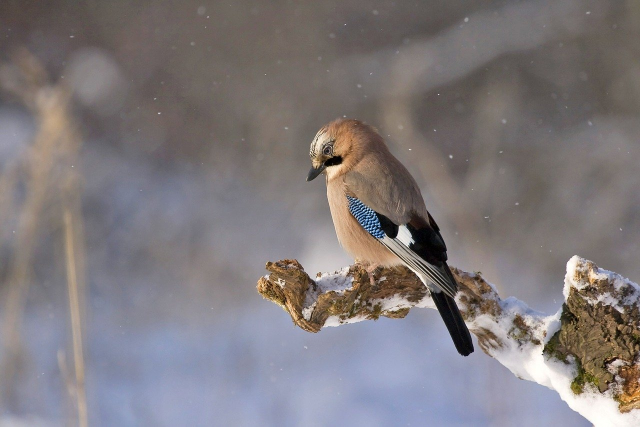
#> input picture 3COURSE/1SEM/cv/task4/data/1.jpg, 1280 x 853 px, found by its file name (shown at 1/2 size)
$ jupyter execute Week4_2023.ipynb   (shell and % lines are left out)
#> lines starting #> are read from the running program, lines starting #| are printed output that depends on the picture; after the words box and inside, x2 and y2 are one past the last pixel; in counts of white or black regions, pixels touching at a corner belong together; long printed decimals are rounded
В этом блокноте мы обсудим частотное представление изображений. Кроме того, мы увидим, как преобразования в частотной области меняют исходное изображение.

[cell 1]
import numpy as np
import cv2
from matplotlib import pyplot as plt
import matplotlib as mpl
#mpl.rcParams['figure.dpi'] = 300

# **Преобразование Фурье в Python и фильтрация в чатотной области**

Начнем с того, что научимся осуществлять дикретное преобразование Фурье средствами Python.

Для начала считаем черно-белое изображение и выведем его на экран. Если исходное изображение оказывается цветным, то придется работать с каждым его каналом отдельно.

[cell 2]
img = cv2.imread(r'data\1.jpg')
#> img is the input picture: shape (853, 1280, 3); mean B, G, R 124, 121.7, 127.4
img = cv2.cvtColor(img, cv2.COLOR_BGR2GRAY)
#> img: shape (853, 1280)
plt.imshow(img, cmap = 'gray')

Проведем преобразование Фурье и визуализируем результат. Двумерное дискретное преобразование Фурье (на самом деле — быстрое преобразование Фурье или fast Fourier transform) в библиотеке `numpy` может быть выполнено с использованием функции `np.fft.fft2()`, аргументом которой служит исходное изображение.

[cell 3]
f = np.fft.fft2(img)
print(f[322, 597])
#| (-1209.399+266.1080662698812j)

[cell 4]
f.shape
#> Out = (853, 1280)

В результатемы получаем двумерную матрицу того же размера, что и матрица, отвечающая исходному изображению, элементы которой теперь, вообще говоря, комплексные.

Для удобства визуализации (что общепринято), переместим компоненту, отвечающую нулевой частоте (`f[0][0]`), в центр. Это можно сделать автоматичеки, используя функцию `np.fft.fftshift()`, аргументом которой служит полученное ранее преобразование Фурье `f`. Легко проверить, что так как изображение имеет размеры $1200 \times 1600$, то `fshift[600][800] = f[0][0]`.

[cell 5]
fshift = np.fft.fftshift(f)
print(fshift[426][640] == f[0][0])
#| True

Для визуализации преобразования Фурье, заменим все элементы матрицы их модулями — амплитудами. И...

[cell 6]
magnitude_spectrum = np.abs(fshift)
plt.imshow(magnitude_spectrum, cmap = 'gray')

Ничего не видно, кроме некоторого белого вкрапления посередине. Все дело в том, что различие в значениях амплитуд очень велико.

[cell 7]
print('min:', np.min(magnitude_spectrum), 'max:', np.max(magnitude_spectrum))
#| min: 4.204 max: 134983869.0
print(magnitude_spectrum[600][800])
#| 4519.935

Отметим отдельно, что максимальная амплитуда отвечает нулевой частоте (в центре смещенного преобразования Фурье). Применим логарифмическое шкалирование (общепринятный стандартный прием при визуализации преобразования Фурье). Сами преобразования могут несколько отличатья, но это не будет давать существенных различий при визуализации. Единица под логарифмом добавлена для того, чтобы избежать очень маленьких значений логарифма, когда его аргумент близок к $0$ (хотя в нашей ситуации такого не будет, что видно из выведенного выше значения `min`).

[cell 8]
magnitude_spectrum = np.log(1+np.abs(fshift))
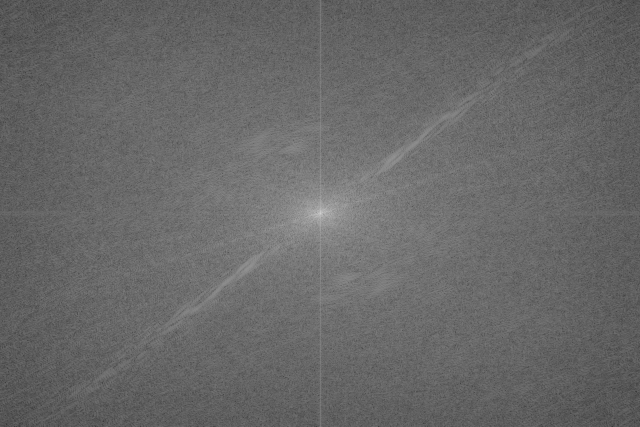
#> magnitude_spectrum: shape (853, 1280) float64 (shown at 1/2 size); min 1.65, max 18.72, mean 8.62; drawn with min black and max white
plt.imshow(magnitude_spectrum, cmap = 'gray')

Итак, что мы видим на полученной картинке? Чем светлее точка — тем больше у нее амплитуда, то есть тем больше информации она несет. Чем дальше мы удаляемся от центра — тем  выше частота. Светлые регионы отвечают более низким частотам, а темные — более высоким. Мы видим, что в общем и целом низкие частоты несут больше информации, чем высокие.

За что отвечает частота? Высокие частоты отвечают за резкие изменения яркости пикселей, а низкие, наоборот, за плавные изменения яркости пикселей.

[cell 9]
min = np.min(magnitude_spectrum)
#> min = 1.65
max = np.max(magnitude_spectrum)
#> max = 18.72
print(f"max - min = {max-min}")
#| max - min = 17.071
print(magnitude_spectrum[426][640])
#| 18.721

Давайте теперь попробуем убрать основные низкие частоты — занулим их амплитуду, присвоив всем элементам матрицы `fshift`, близким к центру, значение $0$.

[cell 10]
fshift[426 -  40 : 426 + 40, 640-40 : 640 + 50] = 0
fshift[426][640] = 0
print()
magnitude_spectrum = np.log(1+np.abs(fshift))
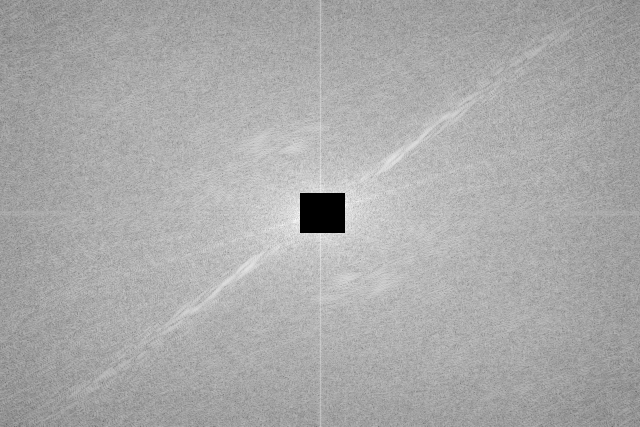
#> magnitude_spectrum: shape (853, 1280) float64 (shown at 1/2 size); min 0, max 12.8, mean 8.54; drawn with min black and max white
plt.imshow(magnitude_spectrum, cmap = 'gray')

Чтобы получить разумную картинку, применим обратное преобразование Фурье (быстрое — inverse fast Fourier transform), используя функцию `np.fft.ifft2()`, аргументом которой служит преобразование Фурье. Предварительно нужно "сдвинуть все назад", используя `np.fft.ifftshift()`.

[cell 11]
f_ishift = np.fft.ifftshift(fshift)
img_back = np.fft.ifft2(f_ishift)
img_back = np.abs(img_back)
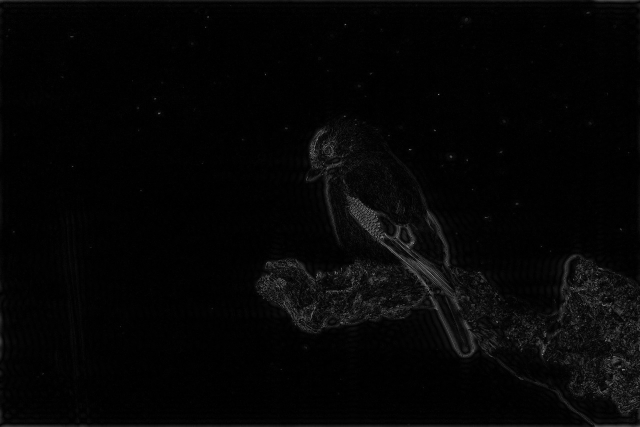
#> img_back: shape (853, 1280) float64 (shown at 1/2 size); min 0.00118, max 182.2, mean 5.6
plt.imshow(img_back, cmap = 'gray')

[cell 12]
# fftshift : Shift zero-frequency component to the center of the spectrum.
f_ishift = np.fft.ifftshift(fshift)
# Compute the 2-dimensional inverse discrete Fourier Transform.
img_back = np.fft.ifft2(f_ishift)
print(img_back[665][456])
#| (1.630-1.0266419270161165j)

[cell 13]
np.sqrt(1.6296946184996552**2 + 1.0266419270161165**2)

Мы видим, как отчетливо стали видны границы изображений: вся монохромность ушла. Тем самым, мы легко сегментировали Эйфелеву башню, летящую птицу и границу городчких кварталов, уходящих за горизонт.

Логично задатья вопросом: а чему отвечают вертикальная и горизонтальная линии, проходящие через центр изображения амплитуд? Давайте посмотрим, что изменится, если мы их затемним. Сначала проверим, что все сделали правильно.

[cell 14]
f = np.fft.fft2(img)
fshift = np.fft.fftshift(f)
fshift[600 - 30 : 600 + 30, 0 : 800 - 30] = fshift[600 - 30 : 600 + 30, 800+30 : 1600] = 0
fshift[0 : 600 - 30, 800 - 30 : 800 + 30] = fshift[600 + 30 : 1200, 800 - 30 : 800 + 30] = 0
magnitude_spectrum = np.log(1+np.abs(fshift))
plt.imshow(magnitude_spectrum, cmap = 'gray')

Вернемся к привычному для глаза изображению.

[cell 15]
f_ishift = np.fft.ifftshift(fshift)
img_back = np.fft.ifft2(f_ishift)
img_back = np.abs(img_back)
plt.imshow(img_back, cmap = 'gray')

Итак, мы увеличили резкость выделяющихся объектов.

# **Градиенты изображений и детектирование границ**

Для определения границ изображения, бывает полезно построить так называемые градиенты изображений. Для использования оператора Лапласа, достаточно воспользоваться следующим кодом:

[cell 16]
img = cv2.imread(r'data\2.jpg')
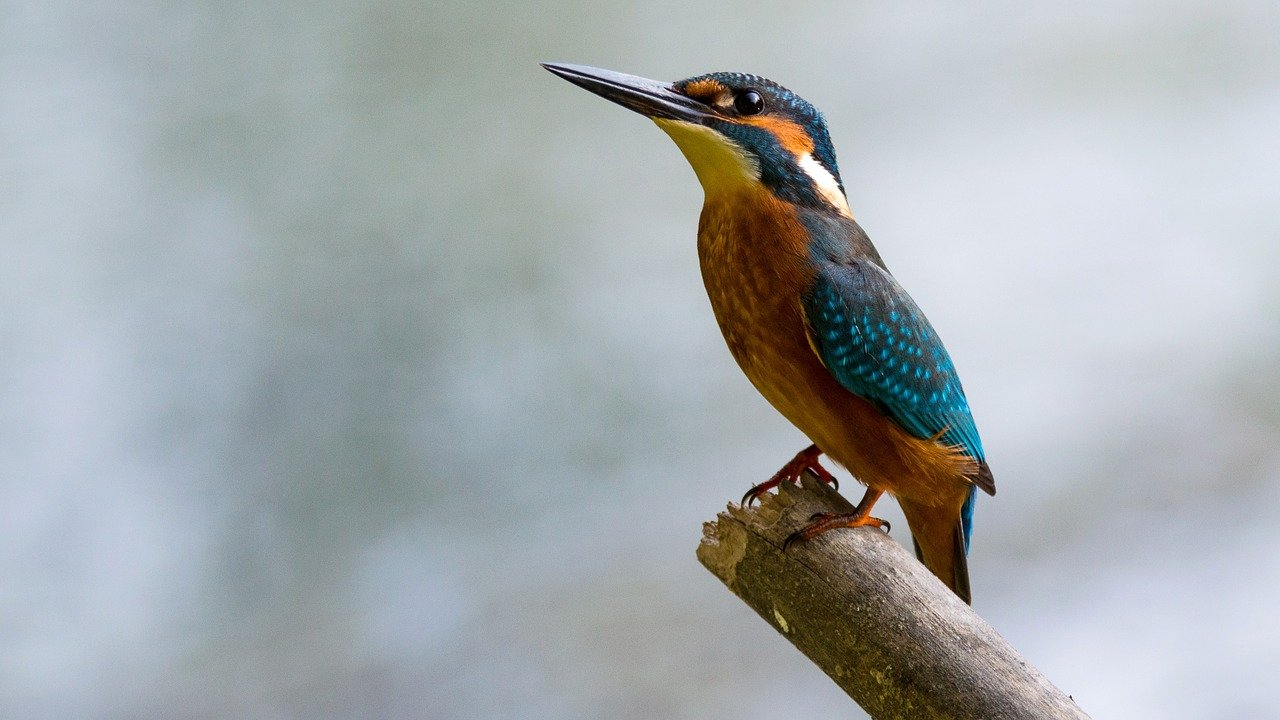
#> input picture 3COURSE/1SEM/cv/task4/data/2.jpg, 1280 x 720 px, found by its file name
#> img is the input picture: shape (720, 1280, 3); mean B, G, R 173, 170.4, 164.5
img = cv2.cvtColor(img, cv2.COLOR_BGR2GRAY)
#> img: shape (720, 1280)
laplacian = cv2.Laplacian(img, -1)
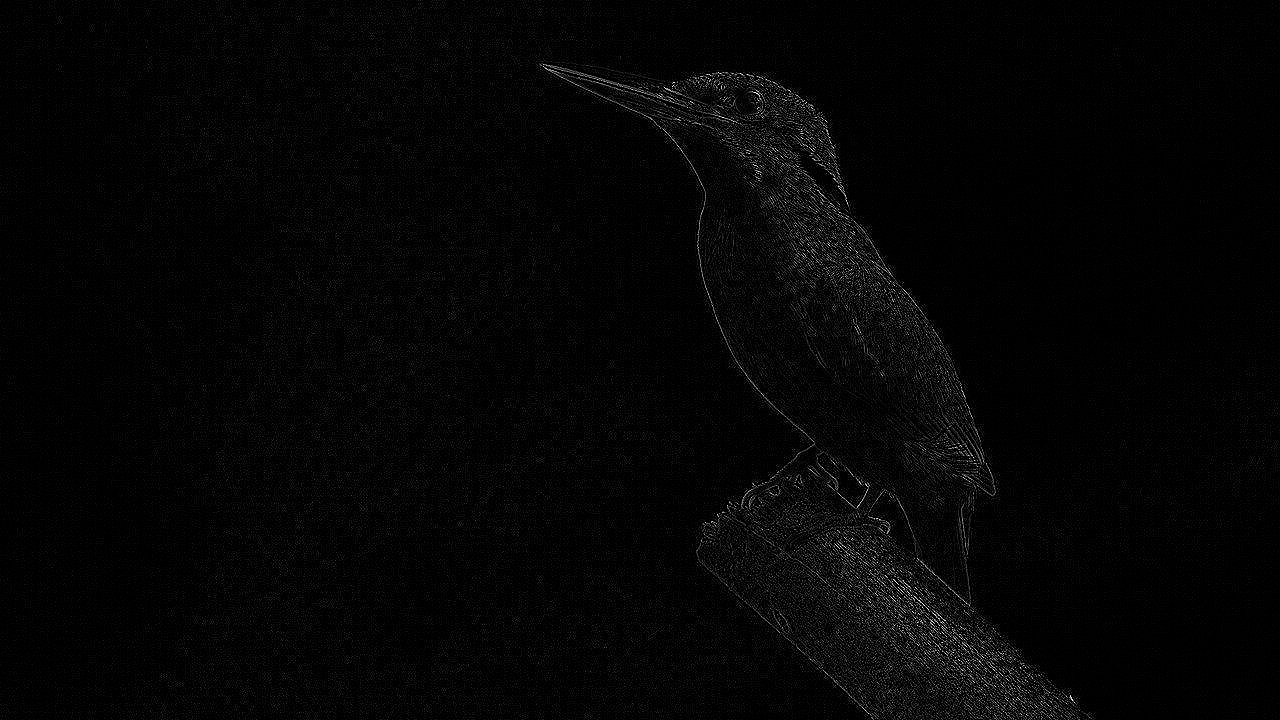
#> laplacian: shape (720, 1280); min 0, max 255, mean 5.3
plt.imshow(laplacian)

[cell 17]
np.sum(laplacian)
#> Out = 4840331

Видно, как четко отображаются границы всех объектов. В лекциях также рассказывается про операторы Собеля. Ниже можно видеть результаты применения этих операторов отдельно по первой координате, по второй, и по двум сразу.

[cell 18]
sobel_x = cv2.Sobel(img, -1, 1, 0, ksize = 5)
sobel_y = cv2.Sobel(img, -1, 0, 1, ksize = 5)
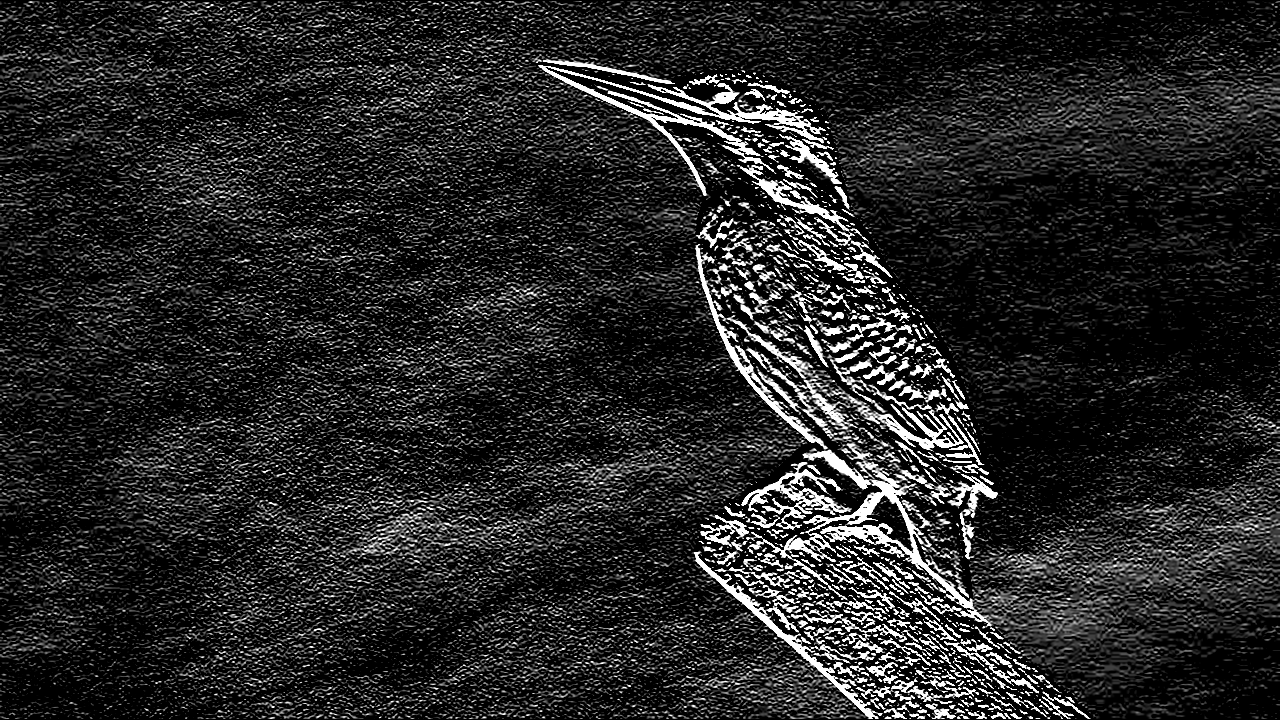
#> sobel_y: shape (720, 1280); min 0, max 255, mean 38.2
sobel_full = cv2.Sobel(img, -1, 1, 1, ksize = 5)
plt.subplot(3,1,1),plt.imshow(sobel_x, cmap = 'gray')
plt.subplot(3,1,2),plt.imshow(sobel_y, cmap = 'gray')
plt.subplot(3,1,3),plt.imshow(sobel_full, cmap = 'gray')

Алгоритм детектора краев Кенни позволяет успешно находить краяи зображения. Применить его можно, например, следующим образом.

[cell 19]
canny = cv2.Canny(img, 100, 200)
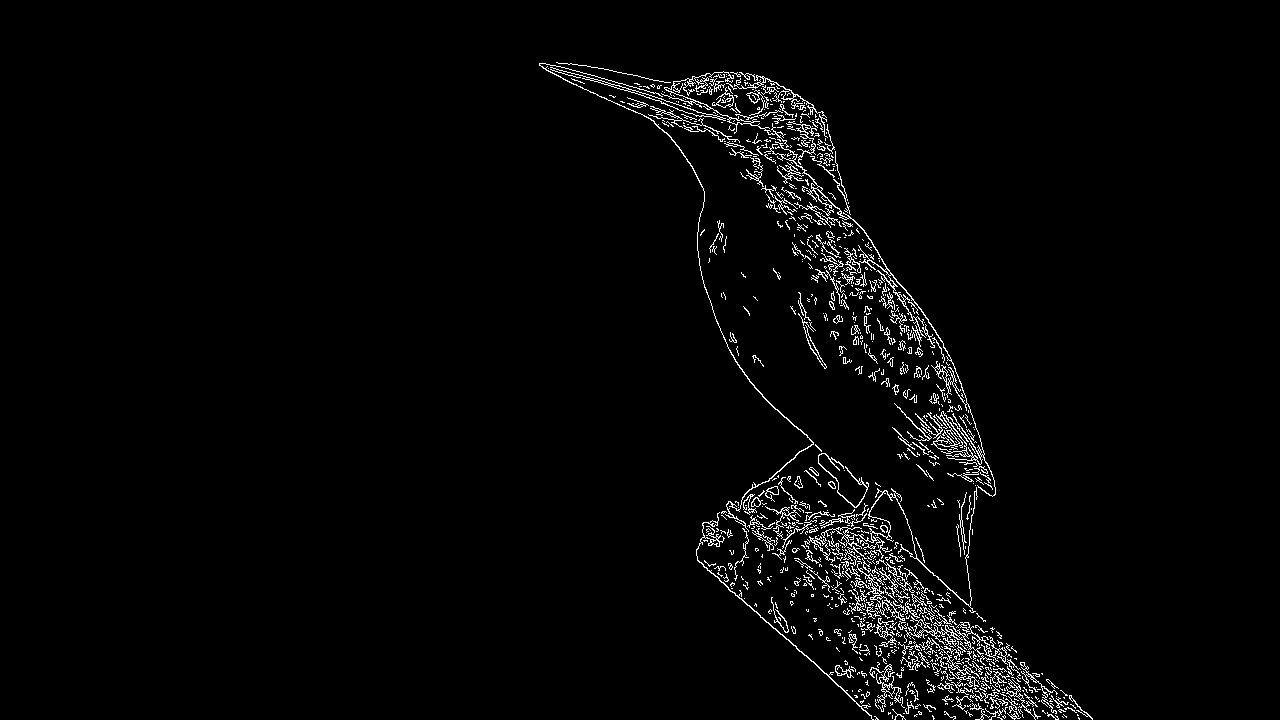
#> canny: shape (720, 1280); 2.4% white in thin lines or dots, all inside (x1, y1, x2, y2) = (539, 62, 1093, 720)
plt.imshow(canny, cmap = 'gray')

[cell 20]
img.shape
#> Out = (720, 1280)

[cell 21]
canny = cv2.Canny(img, 100, 200)

plt.subplot(121),plt.imshow(img,cmap = 'gray')
plt.title('Original Image'), plt.xticks([]), plt.yticks([])
plt.subplot(122),plt.imshow(canny,cmap = 'gray')
plt.title('Edge Image'), plt.xticks([]), plt.yticks([])

[cell 22]
np.sum(canny)/3
#> Out = 1901110
